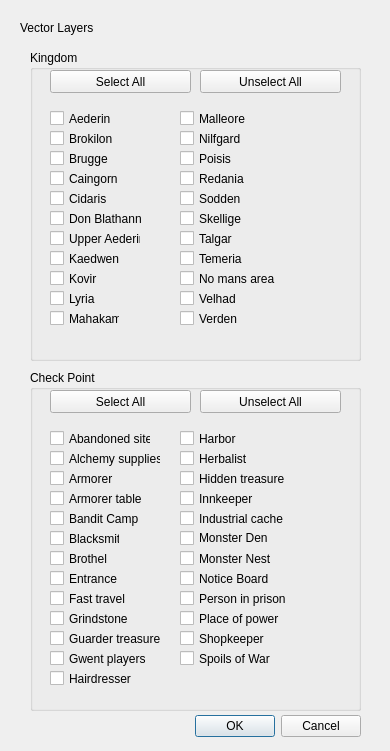
<?xml version="1.0" encoding="UTF-8"?>
<ui version="4.0">
 <class>Dialog</class>
 <widget class="QDialog" name="Dialog">
  <property name="geometry">
   <rect>
    <x>0</x>
    <y>0</y>
    <width>390</width>
    <height>751</height>
   </rect>
  </property>
  <property name="windowTitle">
   <string>Dialog</string>
  </property>
  <widget class="QDialogButtonBox" name="buttonBox">
   <property name="geometry">
    <rect>
     <x>20</x>
     <y>710</y>
     <width>341</width>
     <height>32</height>
    </rect>
   </property>
   <property name="orientation">
    <enum>Qt::Horizontal</enum>
   </property>
   <property name="standardButtons">
    <set>QDialogButtonBox::Cancel|QDialogButtonBox::Ok</set>
   </property>
  </widget>
  <widget class="QLabel" name="label">
   <property name="geometry">
    <rect>
     <x>20</x>
     <y>20</y>
     <width>161</width>
     <height>16</height>
    </rect>
   </property>
   <property name="text">
    <string>Vector Layers</string>
   </property>
  </widget>
  <widget class="QGroupBox" name="groupBox">
   <property name="geometry">
    <rect>
     <x>30</x>
     <y>50</y>
     <width>331</width>
     <height>311</height>
    </rect>
   </property>
   <property name="title">
    <string>Kingdom</string>
   </property>
   <widget class="QPushButton" name="select_all">
    <property name="geometry">
     <rect>
      <x>20</x>
      <y>20</y>
      <width>141</width>
      <height>23</height>
     </rect>
    </property>
    <property name="text">
     <string>Select All</string>
    </property>
   </widget>
   <widget class="QPushButton" name="unselect_all">
    <property name="geometry">
     <rect>
      <x>170</x>
      <y>20</y>
      <width>141</width>
      <height>23</height>
     </rect>
    </property>
    <property name="text">
     <string>Unselect All</string>
    </property>
   </widget>
   <widget class="QCheckBox" name="Aederin">
    <property name="geometry">
     <rect>
      <x>20</x>
      <y>60</y>
      <width>70</width>
      <height>17</height>
     </rect>
    </property>
    <property name="text">
     <string>Aederin</string>
    </property>
   </widget>
   <widget class="QCheckBox" name="Brokilon">
    <property name="geometry">
     <rect>
      <x>20</x>
      <y>80</y>
      <width>70</width>
      <height>17</height>
     </rect>
    </property>
    <property name="text">
     <string>Brokilon</string>
    </property>
   </widget>
   <widget class="QCheckBox" name="Brugge">
    <property name="geometry">
     <rect>
      <x>20</x>
      <y>100</y>
      <width>70</width>
      <height>17</height>
     </rect>
    </property>
    <property name="text">
     <string>Brugge</string>
    </property>
   </widget>
   <widget class="QCheckBox" name="Caingorn">
    <property name="geometry">
     <rect>
      <x>20</x>
      <y>120</y>
      <width>70</width>
      <height>17</height>
     </rect>
    </property>
    <property name="text">
     <string>Caingorn</string>
    </property>
   </widget>
   <widget class="QCheckBox" name="Cidaris">
    <property name="geometry">
     <rect>
      <x>20</x>
      <y>140</y>
      <width>70</width>
      <height>17</height>
     </rect>
    </property>
    <property name="text">
     <string>Cidaris</string>
    </property>
   </widget>
   <widget class="QCheckBox" name="Don_Blathann">
    <property name="geometry">
     <rect>
      <x>20</x>
      <y>160</y>
      <width>111</width>
      <height>17</height>
     </rect>
    </property>
    <property name="text">
     <string>Don Blathann</string>
    </property>
   </widget>
   <widget class="QCheckBox" name="Kaedwen">
    <property name="geometry">
     <rect>
      <x>20</x>
      <y>200</y>
      <width>70</width>
      <height>17</height>
     </rect>
    </property>
    <property name="text">
     <string>Kaedwen</string>
    </property>
   </widget>
   <widget class="QCheckBox" name="Kovir">
    <property name="geometry">
     <rect>
      <x>20</x>
      <y>220</y>
      <width>70</width>
      <height>17</height>
     </rect>
    </property>
    <property name="text">
     <string>Kovir</string>
    </property>
   </widget>
   <widget class="QCheckBox" name="Lyria">
    <property name="geometry">
     <rect>
      <x>20</x>
      <y>240</y>
      <width>70</width>
      <height>17</height>
     </rect>
    </property>
    <property name="text">
     <string>Lyria</string>
    </property>
   </widget>
   <widget class="QCheckBox" name="Mahakam">
    <property name="geometry">
     <rect>
      <x>20</x>
      <y>260</y>
      <width>70</width>
      <height>17</height>
     </rect>
    </property>
    <property name="text">
     <string>Mahakam</string>
    </property>
   </widget>
   <widget class="QCheckBox" name="Malleore">
    <property name="geometry">
     <rect>
      <x>150</x>
      <y>60</y>
      <width>70</width>
      <height>17</height>
     </rect>
    </property>
    <property name="text">
     <string>Malleore</string>
    </property>
   </widget>
   <widget class="QCheckBox" name="Temeria">
    <property name="geometry">
     <rect>
      <x>150</x>
      <y>200</y>
      <width>70</width>
      <height>17</height>
     </rect>
    </property>
    <property name="text">
     <string>Temeria</string>
    </property>
   </widget>
   <widget class="QCheckBox" name="Redania">
    <property name="geometry">
     <rect>
      <x>150</x>
      <y>120</y>
      <width>70</width>
      <height>17</height>
     </rect>
    </property>
    <property name="text">
     <string>Redania</string>
    </property>
   </widget>
   <widget class="QCheckBox" name="Poisis">
    <property name="geometry">
     <rect>
      <x>150</x>
      <y>100</y>
      <width>70</width>
      <height>17</height>
     </rect>
    </property>
    <property name="text">
     <string>Poisis</string>
    </property>
   </widget>
   <widget class="QCheckBox" name="Sodden">
    <property name="geometry">
     <rect>
      <x>150</x>
      <y>140</y>
      <width>70</width>
      <height>17</height>
     </rect>
    </property>
    <property name="text">
     <string>Sodden</string>
    </property>
   </widget>
   <widget class="QCheckBox" name="Nilfgard">
    <property name="geometry">
     <rect>
      <x>150</x>
      <y>80</y>
      <width>70</width>
      <height>17</height>
     </rect>
    </property>
    <property name="text">
     <string>Nilfgard</string>
    </property>
   </widget>
   <widget class="QCheckBox" name="Area">
    <property name="geometry">
     <rect>
      <x>150</x>
      <y>220</y>
      <width>121</width>
      <height>17</height>
     </rect>
    </property>
    <property name="text">
     <string>No mans area</string>
    </property>
   </widget>
   <widget class="QCheckBox" name="Skellige">
    <property name="geometry">
     <rect>
      <x>150</x>
      <y>160</y>
      <width>70</width>
      <height>17</height>
     </rect>
    </property>
    <property name="text">
     <string>Skellige</string>
    </property>
   </widget>
   <widget class="QCheckBox" name="Velhad">
    <property name="geometry">
     <rect>
      <x>150</x>
      <y>240</y>
      <width>70</width>
      <height>17</height>
     </rect>
    </property>
    <property name="text">
     <string>Velhad</string>
    </property>
   </widget>
   <widget class="QCheckBox" name="Verden">
    <property name="geometry">
     <rect>
      <x>150</x>
      <y>260</y>
      <width>70</width>
      <height>17</height>
     </rect>
    </property>
    <property name="text">
     <string>Verden</string>
    </property>
   </widget>
   <widget class="QCheckBox" name="Talgar">
    <property name="geometry">
     <rect>
      <x>150</x>
      <y>180</y>
      <width>70</width>
      <height>17</height>
     </rect>
    </property>
    <property name="text">
     <string>Talgar</string>
    </property>
   </widget>
   <widget class="QCheckBox" name="Upper_Aederin">
    <property name="geometry">
     <rect>
      <x>20</x>
      <y>180</y>
      <width>91</width>
      <height>17</height>
     </rect>
    </property>
    <property name="text">
     <string>Upper Aederin</string>
    </property>
   </widget>
  </widget>
  <widget class="QGroupBox" name="groupBox2">
   <property name="geometry">
    <rect>
     <x>30</x>
     <y>370</y>
     <width>331</width>
     <height>341</height>
    </rect>
   </property>
   <property name="title">
    <string>Check Point</string>
   </property>
   <widget class="QCheckBox" name="Spoils_of_war">
    <property name="geometry">
     <rect>
      <x>150</x>
      <y>280</y>
      <width>141</width>
      <height>17</height>
     </rect>
    </property>
    <property name="text">
     <string>Spoils of War</string>
    </property>
   </widget>
   <widget class="QCheckBox" name="Monsters_nest">
    <property name="geometry">
     <rect>
      <x>150</x>
      <y>180</y>
      <width>131</width>
      <height>17</height>
     </rect>
    </property>
    <property name="text">
     <string>Monster Nest</string>
    </property>
   </widget>
   <widget class="QCheckBox" name="Person_in_prison">
    <property name="geometry">
     <rect>
      <x>150</x>
      <y>220</y>
      <width>141</width>
      <height>17</height>
     </rect>
    </property>
    <property name="text">
     <string>Person in prison</string>
    </property>
   </widget>
   <widget class="QCheckBox" name="Monster_den">
    <property name="geometry">
     <rect>
      <x>150</x>
      <y>160</y>
      <width>111</width>
      <height>16</height>
     </rect>
    </property>
    <property name="text">
     <string>Monster Den</string>
    </property>
   </widget>
   <widget class="QCheckBox" name="Place_of_power">
    <property name="geometry">
     <rect>
      <x>150</x>
      <y>240</y>
      <width>151</width>
      <height>17</height>
     </rect>
    </property>
    <property name="text">
     <string>Place of power</string>
    </property>
   </widget>
   <widget class="QCheckBox" name="Innkeeper">
    <property name="geometry">
     <rect>
      <x>150</x>
      <y>120</y>
      <width>91</width>
      <height>17</height>
     </rect>
    </property>
    <property name="text">
     <string>Innkeeper</string>
    </property>
   </widget>
   <widget class="QCheckBox" name="Hidden_treasure">
    <property name="geometry">
     <rect>
      <x>150</x>
      <y>100</y>
      <width>151</width>
      <height>17</height>
     </rect>
    </property>
    <property name="text">
     <string>Hidden treasure</string>
    </property>
   </widget>
   <widget class="QCheckBox" name="Fast_travel">
    <property name="geometry">
     <rect>
      <x>20</x>
      <y>220</y>
      <width>91</width>
      <height>17</height>
     </rect>
    </property>
    <property name="text">
     <string>Fast travel</string>
    </property>
   </widget>
   <widget class="QCheckBox" name="Shopkeeper">
    <property name="geometry">
     <rect>
      <x>150</x>
      <y>260</y>
      <width>161</width>
      <height>17</height>
     </rect>
    </property>
    <property name="text">
     <string>Shopkeeper</string>
    </property>
   </widget>
   <widget class="QCheckBox" name="Notice_board">
    <property name="geometry">
     <rect>
      <x>150</x>
      <y>200</y>
      <width>141</width>
      <height>17</height>
     </rect>
    </property>
    <property name="text">
     <string>Notice Board</string>
    </property>
   </widget>
   <widget class="QCheckBox" name="Herbalist">
    <property name="geometry">
     <rect>
      <x>150</x>
      <y>80</y>
      <width>70</width>
      <height>17</height>
     </rect>
    </property>
    <property name="text">
     <string>Herbalist</string>
    </property>
   </widget>
   <widget class="QCheckBox" name="Harbor">
    <property name="geometry">
     <rect>
      <x>150</x>
      <y>60</y>
      <width>111</width>
      <height>17</height>
     </rect>
    </property>
    <property name="text">
     <string>Harbor</string>
    </property>
   </widget>
   <widget class="QCheckBox" name="Brothel">
    <property name="geometry">
     <rect>
      <x>20</x>
      <y>180</y>
      <width>70</width>
      <height>17</height>
     </rect>
    </property>
    <property name="text">
     <string>Brothel</string>
    </property>
   </widget>
   <widget class="QCheckBox" name="Gwent_players">
    <property name="geometry">
     <rect>
      <x>20</x>
      <y>280</y>
      <width>101</width>
      <height>17</height>
     </rect>
    </property>
    <property name="text">
     <string>Gwent players</string>
    </property>
   </widget>
   <widget class="QCheckBox" name="Armores_table">
    <property name="geometry">
     <rect>
      <x>20</x>
      <y>120</y>
      <width>101</width>
      <height>17</height>
     </rect>
    </property>
    <property name="text">
     <string>Armorer table</string>
    </property>
   </widget>
   <widget class="QCheckBox" name="Armorer">
    <property name="geometry">
     <rect>
      <x>20</x>
      <y>100</y>
      <width>70</width>
      <height>17</height>
     </rect>
    </property>
    <property name="text">
     <string>Armorer</string>
    </property>
   </widget>
   <widget class="QCheckBox" name="Guarder_treasure">
    <property name="geometry">
     <rect>
      <x>20</x>
      <y>260</y>
      <width>111</width>
      <height>17</height>
     </rect>
    </property>
    <property name="text">
     <string>Guarder treasure</string>
    </property>
   </widget>
   <widget class="QCheckBox" name="Hairdresser">
    <property name="geometry">
     <rect>
      <x>20</x>
      <y>300</y>
      <width>101</width>
      <height>17</height>
     </rect>
    </property>
    <property name="text">
     <string>Hairdresser</string>
    </property>
   </widget>
   <widget class="QCheckBox" name="Entrance">
    <property name="geometry">
     <rect>
      <x>20</x>
      <y>200</y>
      <width>101</width>
      <height>17</height>
     </rect>
    </property>
    <property name="text">
     <string>Entrance</string>
    </property>
   </widget>
   <widget class="QCheckBox" name="Alchemy_supplies">
    <property name="geometry">
     <rect>
      <x>20</x>
      <y>80</y>
      <width>111</width>
      <height>17</height>
     </rect>
    </property>
    <property name="text">
     <string>Alchemy supplies</string>
    </property>
   </widget>
   <widget class="QCheckBox" name="Bandit_camp">
    <property name="geometry">
     <rect>
      <x>20</x>
      <y>140</y>
      <width>101</width>
      <height>17</height>
     </rect>
    </property>
    <property name="text">
     <string>Bandit Camp</string>
    </property>
   </widget>
   <widget class="QCheckBox" name="Abandoned_site">
    <property name="geometry">
     <rect>
      <x>20</x>
      <y>60</y>
      <width>101</width>
      <height>17</height>
     </rect>
    </property>
    <property name="text">
     <string>Abandoned site</string>
    </property>
   </widget>
   <widget class="QCheckBox" name="Grindstone">
    <property name="geometry">
     <rect>
      <x>20</x>
      <y>240</y>
      <width>91</width>
      <height>17</height>
     </rect>
    </property>
    <property name="text">
     <string>Grindstone</string>
    </property>
   </widget>
   <widget class="QCheckBox" name="Blacksmith">
    <property name="geometry">
     <rect>
      <x>20</x>
      <y>160</y>
      <width>70</width>
      <height>17</height>
     </rect>
    </property>
    <property name="text">
     <string>Blacksmith</string>
    </property>
   </widget>
   <widget class="QCheckBox" name="Industrial_cache">
    <property name="geometry">
     <rect>
      <x>150</x>
      <y>140</y>
      <width>111</width>
      <height>17</height>
     </rect>
    </property>
    <property name="text">
     <string>Industrial cache</string>
    </property>
   </widget>
   <widget class="QPushButton" name="unselect_all2">
    <property name="geometry">
     <rect>
      <x>170</x>
      <y>20</y>
      <width>141</width>
      <height>23</height>
     </rect>
    </property>
    <property name="text">
     <string>Unselect All</string>
    </property>
   </widget>
   <widget class="QPushButton" name="select_all2">
    <property name="geometry">
     <rect>
      <x>20</x>
      <y>20</y>
      <width>141</width>
      <height>23</height>
     </rect>
    </property>
    <property name="text">
     <string>Select All</string>
    </property>
   </widget>
  </widget>
 </widget>
 <resources/>
 <connections>
  <connection>
   <sender>buttonBox</sender>
   <signal>accepted()</signal>
   <receiver>Dialog</receiver>
   <slot>accept()</slot>
   <hints>
    <hint type="sourcelabel">
     <x>248</x>
     <y>254</y>
    </hint>
    <hint type="destinationlabel">
     <x>157</x>
     <y>274</y>
    </hint>
   </hints>
  </connection>
  <connection>
   <sender>buttonBox</sender>
   <signal>rejected()</signal>
   <receiver>Dialog</receiver>
   <slot>reject()</slot>
   <hints>
    <hint type="sourcelabel">
     <x>316</x>
     <y>260</y>
    </hint>
    <hint type="destinationlabel">
     <x>286</x>
     <y>274</y>
    </hint>
   </hints>
  </connection>
 </connections>
</ui>
